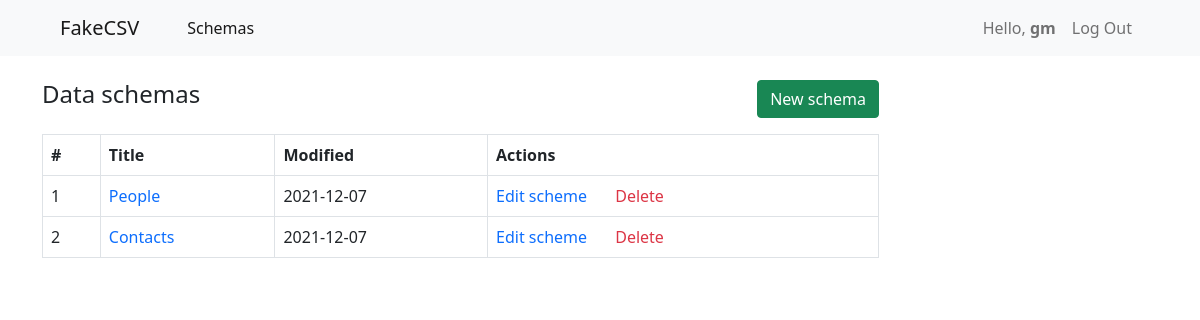
Before: / (signed in) with the older database file.
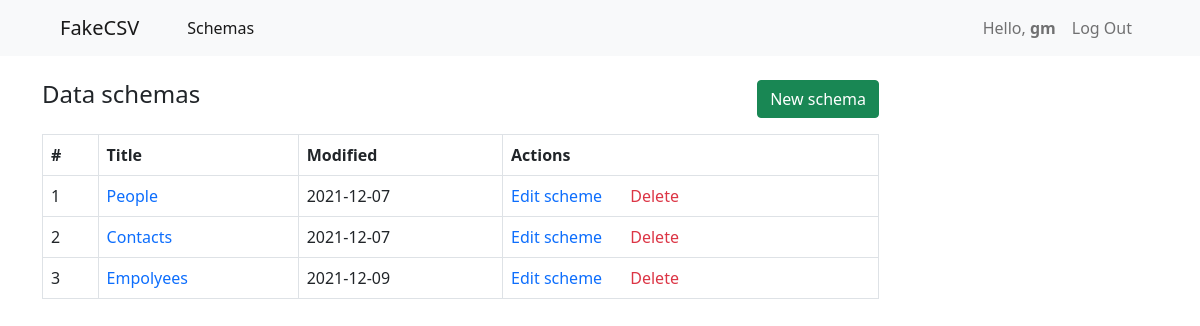
After: the same page with the newer database file.
### schemas/models.py (models this page shows, shortened)
class User(AbstractUser):
    def __str__(self):
        return self.username

class Schema(models.Model):
    COL_SEP_CHOICES = ( (',', 'Comma(,)'), ('|', "Pipe(|)"), (';', 'Semicolon(;)') )
    STR_CHAR_CHOICES = ( ('"','Double-quote(")'), ("'","Single-quote(')"))
    user = models.ForeignKey(User, on_delete=models.CASCADE, related_name="schemas")
    name = models.CharField(max_length=100)
    colomn_separator = models.CharField(max_length=20, choices = COL_SEP_CHOICES, default='Comma(,)')
    string_character = models.CharField(max_length=20, choices = STR_CHAR_CHOICES, default='Double-quote(")')
    created_at = models.DateTimeField(auto_now_add=True)
    updated_at = models.DateTimeField(auto_now=True)

### schemas/views.py (the view)
# urls.py: path("", views.index, name="index"),
def index(request):
    schemas = Schema.objects.filter(user=request.user.id)
    context = {
        'schemas': schemas
    }
    return render(request, "schemas/index.html", context=context)

### schemas/templates/schemas/index.html (shortened to what this page needs)
{% extends "schemas/layout.html" %}
{% load static %}
{% block body %}
<div class="col-9 my-3">
    <div class="row my-3">
        <h4 class="col-6">
            Data schemas
        </h4>
        <div class="d-grid gap-2 d-md-flex justify-content-md-end col-6">
            <a href="{% url 'schema' %}" class="btn btn-success">New schema</a>
        </div>
    </div>
    <table class="table table-bordered">
        <thead>
            <tr>
                <th>#</th>
                <th>Title</th>
                <th>Modified</th>
                <th>Actions</th>
            </tr>
        </thead>
        <tbody>
            {% for schema in schemas %}
            <tr>
                <td>{{ forloop.counter }}</td>
                <td>
                    <a href="{% url 'datasets' schema.id %}">
                        {{ schema.name }}
                    </a>
                </td>
                <td>
                    {{ schema.updated_at|date:"Y-m-d" }}
                </td>
                <td>
                    <a href="#">
                        Edit scheme{{ n }}
                    </a>
                    <a href="#" class="link-danger ms-4">
                        Delete
                    </a>
                </td>
            </tr>
            {% endfor %}
        </tbody>
    </table>
</div>
{% endblock %}

### schemas/templates/schemas/layout.html (shortened to what this page needs)
{% load static %}
<!DOCTYPE html>
<html lang="en">
    <head>
        <link href="https://cdn.jsdelivr.net/npm/bootstrap@5.0.2/dist/css/bootstrap.min.css" rel="stylesheet">
        <link href="{% static 'schemas/styles.css' %}" rel="stylesheet">
        <link rel="stylesheet" href="https://use.fontawesome.com/releases/v5.15.4/css/all.css">
    </head>
    <body>
        {% include 'schemas/inc/navbar.html' %}
        <div class="container mt-4">
            {% block body %}{% endblock %}
        </div>
    </body>
</html>

### schemas/templates/schemas/inc/navbar.html (shortened to what this page needs)
<nav class="navbar navbar-expand-lg navbar-light bg-light">
    <div class="container-fluid">
      <a class="navbar-brand ps-5" href="{% url 'index' %}">FakeCSV</a>
      <div class="collapse navbar-collapse" id="navbarScroll">
        <ul class="navbar-nav me-auto my-2 my-lg-0 navbar-nav-scroll" style="--bs-scroll-height: 100px;">
          <li class="nav-item ms-4">
            <a class="nav-link active" href="{% url 'index' %}">Schemas</a>
          </li>
        </ul>
        <ul class="navbar-nav mr-auto pe-5">
            {% if user.is_authenticated %}
            <li class="nav-item">
                <a class="nav-link" href="#">Hello, <strong>{{ user.username }}</strong></a>
            </li>
            <li class="nav-item">
                <a class="nav-link" href="{% url 'logout' %}">Log Out</a>
            </li>
            {% endif %}
        </ul>
      </div>
    </div>
  </nav>

### schemas/static/schemas/styles.css (style rules this page uses)
a { text-decoration: none; }

Changed rows visible on the page:
added Schema: name "Empolyees", updated_at "2021-12-09"
